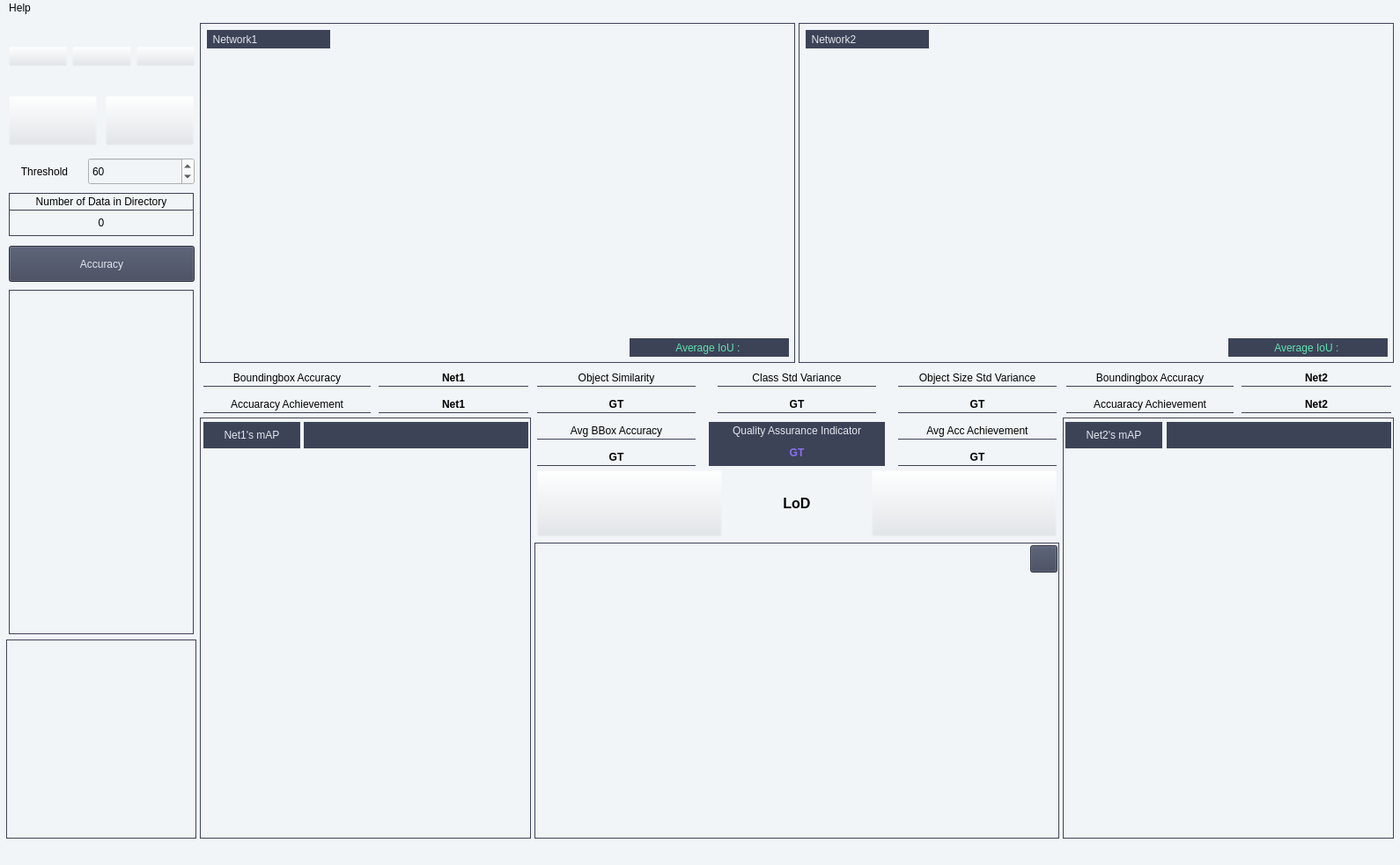
<?xml version="1.0" encoding="UTF-8"?>
<ui version="4.0">
 <class>MainWindow</class>
 <widget class="QMainWindow" name="MainWindow">
  <property name="geometry">
   <rect>
    <x>0</x>
    <y>0</y>
    <width>1590</width>
    <height>982</height>
   </rect>
  </property>
  <property name="windowTitle">
   <string>QEDiC</string>
  </property>
  <property name="windowIcon">
   <iconset resource="../resource/resources.qrc">
    <normaloff>:/icon/icon.png</normaloff>:/icon/icon.png</iconset>
  </property>
  <widget class="QWidget" name="centralwidget">
   <property name="styleSheet">
    <string notr="true">background-color: rgb(241, 245, 248);</string>
   </property>
   <widget class="QWidget" name="gridLayoutWidget">
    <property name="geometry">
     <rect>
      <x>10</x>
      <y>10</y>
      <width>211</width>
      <height>71</height>
     </rect>
    </property>
    <layout class="QGridLayout" name="gridLayout">
     <item row="0" column="1">
      <widget class="QPushButton" name="dataButton">
       <property name="styleSheet">
        <string notr="true">background-color: rgba(226, 230, 235,0);</string>
       </property>
       <property name="text">
        <string/>
       </property>
       <property name="icon">
        <iconset theme="data" resource="../resource/resources.qrc">
         <normaloff>:/icon/data.png</normaloff>:/icon/data.png</iconset>
       </property>
       <property name="iconSize">
        <size>
         <width>50</width>
         <height>50</height>
        </size>
       </property>
       <property name="shortcut">
        <string/>
       </property>
      </widget>
     </item>
     <item row="0" column="0">
      <widget class="QPushButton" name="taskButton">
       <property name="styleSheet">
        <string notr="true">background-color: rgba(226, 230, 235,0);</string>
       </property>
       <property name="text">
        <string/>
       </property>
       <property name="icon">
        <iconset theme="task" resource="../resource/resources.qrc">
         <normaloff>:/icon/task.png</normaloff>:/icon/task.png</iconset>
       </property>
       <property name="iconSize">
        <size>
         <width>50</width>
         <height>50</height>
        </size>
       </property>
       <property name="shortcut">
        <string/>
       </property>
      </widget>
     </item>
     <item row="0" column="2">
      <widget class="QPushButton" name="storageButton">
       <property name="styleSheet">
        <string notr="true">background-color: rgba(226, 230, 235,0);</string>
       </property>
       <property name="text">
        <string/>
       </property>
       <property name="icon">
        <iconset theme="storage" resource="../resource/resources.qrc">
         <normaloff>:/icon/storage.png</normaloff>:/icon/storage.png</iconset>
       </property>
       <property name="iconSize">
        <size>
         <width>50</width>
         <height>50</height>
        </size>
       </property>
      </widget>
     </item>
    </layout>
   </widget>
   <widget class="QLabel" name="informationLabel">
    <property name="geometry">
     <rect>
      <x>10</x>
      <y>219</y>
      <width>210</width>
      <height>30</height>
     </rect>
    </property>
    <property name="styleSheet">
     <string notr="true">border-width: 1px;
border-style: solid;
border-color: rgb(61, 67, 87);</string>
    </property>
    <property name="text">
     <string>0</string>
    </property>
    <property name="alignment">
     <set>Qt::AlignCenter</set>
    </property>
   </widget>
   <widget class="QPushButton" name="accuracyButton">
    <property name="geometry">
     <rect>
      <x>10</x>
      <y>260</y>
      <width>211</width>
      <height>41</height>
     </rect>
    </property>
    <property name="styleSheet">
     <string notr="true">background-color: rgb(61, 67, 87);
color: rgb(226, 230, 235);</string>
    </property>
    <property name="text">
     <string>Accuracy</string>
    </property>
   </widget>
   <widget class="QLabel" name="levelLabel">
    <property name="geometry">
     <rect>
      <x>865</x>
      <y>515</y>
      <width>80</width>
      <height>75</height>
     </rect>
    </property>
    <property name="font">
     <font>
      <family>Ubuntu</family>
      <pointsize>12</pointsize>
      <weight>75</weight>
      <italic>false</italic>
      <bold>true</bold>
     </font>
    </property>
    <property name="styleSheet">
     <string notr="true">border:5px;
border-radius:25px;
</string>
    </property>
    <property name="text">
     <string>LoD</string>
    </property>
    <property name="alignment">
     <set>Qt::AlignCenter</set>
    </property>
   </widget>
   <widget class="QLabel" name="net1Name">
    <property name="geometry">
     <rect>
      <x>235</x>
      <y>15</y>
      <width>140</width>
      <height>21</height>
     </rect>
    </property>
    <property name="styleSheet">
     <string notr="true">background-color: rgb(61, 67, 87);
color: rgb(226, 230, 235);</string>
    </property>
    <property name="text">
     <string>  Network1</string>
    </property>
    <property name="alignment">
     <set>Qt::AlignLeading|Qt::AlignLeft|Qt::AlignVCenter</set>
    </property>
   </widget>
   <widget class="QLabel" name="net2Name">
    <property name="geometry">
     <rect>
      <x>915</x>
      <y>15</y>
      <width>140</width>
      <height>21</height>
     </rect>
    </property>
    <property name="styleSheet">
     <string notr="true">background-color: rgb(61, 67, 87);
color: rgb(226, 230, 235);</string>
    </property>
    <property name="text">
     <string>  Network2</string>
    </property>
    <property name="alignment">
     <set>Qt::AlignLeading|Qt::AlignLeft|Qt::AlignVCenter</set>
    </property>
   </widget>
   <widget class="QLabel" name="net1AverageLabel">
    <property name="geometry">
     <rect>
      <x>715</x>
      <y>365</y>
      <width>181</width>
      <height>21</height>
     </rect>
    </property>
    <property name="styleSheet">
     <string notr="true">background-color: rgb(61, 67, 87);
color: rgb(94, 226, 177);</string>
    </property>
    <property name="text">
     <string>Average IoU : </string>
    </property>
    <property name="alignment">
     <set>Qt::AlignCenter</set>
    </property>
   </widget>
   <widget class="QLabel" name="net2AverageLabel">
    <property name="geometry">
     <rect>
      <x>1395</x>
      <y>365</y>
      <width>181</width>
      <height>21</height>
     </rect>
    </property>
    <property name="styleSheet">
     <string notr="true">background-color: rgb(61, 67, 87);
color: rgb(94, 226, 177);</string>
    </property>
    <property name="text">
     <string>Average IoU : </string>
    </property>
    <property name="alignment">
     <set>Qt::AlignCenter</set>
    </property>
   </widget>
   <widget class="QPushButton" name="acceptButton">
    <property name="geometry">
     <rect>
      <x>610</x>
      <y>515</y>
      <width>210</width>
      <height>75</height>
     </rect>
    </property>
    <property name="styleSheet">
     <string notr="true">background-color: rgba(226, 230, 235,0);</string>
    </property>
    <property name="text">
     <string/>
    </property>
    <property name="icon">
     <iconset theme="accept" resource="../resource/resources.qrc">
      <normaloff>:/icon/accept.png</normaloff>:/icon/accept.png</iconset>
    </property>
    <property name="iconSize">
     <size>
      <width>60</width>
      <height>60</height>
     </size>
    </property>
    <property name="shortcut">
     <string>Z</string>
    </property>
   </widget>
   <widget class="QPushButton" name="rejectButton">
    <property name="enabled">
     <bool>true</bool>
    </property>
    <property name="geometry">
     <rect>
      <x>990</x>
      <y>515</y>
      <width>210</width>
      <height>75</height>
     </rect>
    </property>
    <property name="autoFillBackground">
     <bool>false</bool>
    </property>
    <property name="styleSheet">
     <string notr="true">background-color: rgba(226, 230, 235,0);</string>
    </property>
    <property name="text">
     <string/>
    </property>
    <property name="icon">
     <iconset theme="reject" resource="../resource/resources.qrc">
      <normaloff>:/icon/reject.png</normaloff>:/icon/reject.png</iconset>
    </property>
    <property name="iconSize">
     <size>
      <width>60</width>
      <height>60</height>
     </size>
    </property>
    <property name="shortcut">
     <string>C</string>
    </property>
    <property name="autoDefault">
     <bool>false</bool>
    </property>
   </widget>
   <widget class="QListWidget" name="dataList">
    <property name="geometry">
     <rect>
      <x>10</x>
      <y>310</y>
      <width>210</width>
      <height>391</height>
     </rect>
    </property>
    <property name="styleSheet">
     <string notr="true">border-width: 1px;
border-style: solid;
border-color: rgb(61, 67, 87);</string>
    </property>
   </widget>
   <widget class="QPushButton" name="detailButton">
    <property name="geometry">
     <rect>
      <x>1170</x>
      <y>600</y>
      <width>31</width>
      <height>31</height>
     </rect>
    </property>
    <property name="styleSheet">
     <string notr="true">background-color: rgb(61, 67, 87);</string>
    </property>
    <property name="text">
     <string/>
    </property>
    <property name="icon">
     <iconset resource="../resource/resources.qrc">
      <normaloff>:/icon/detail.png</normaloff>:/icon/detail.png</iconset>
    </property>
    <property name="iconSize">
     <size>
      <width>25</width>
      <height>25</height>
     </size>
    </property>
   </widget>
   <widget class="QWidget" name="horizontalLayoutWidget">
    <property name="geometry">
     <rect>
      <x>230</x>
      <y>470</y>
      <width>371</width>
      <height>461</height>
     </rect>
    </property>
    <layout class="QHBoxLayout" name="net1Layout2"/>
   </widget>
   <widget class="QWidget" name="horizontalLayoutWidget_2">
    <property name="geometry">
     <rect>
      <x>1210</x>
      <y>470</y>
      <width>371</width>
      <height>461</height>
     </rect>
    </property>
    <layout class="QHBoxLayout" name="net2Layout2"/>
   </widget>
   <widget class="QLabel" name="net1AP">
    <property name="geometry">
     <rect>
      <x>345</x>
      <y>460</y>
      <width>255</width>
      <height>30</height>
     </rect>
    </property>
    <property name="font">
     <font>
      <weight>75</weight>
      <bold>true</bold>
     </font>
    </property>
    <property name="styleSheet">
     <string notr="true">background-color: rgb(61, 67, 87);
color: rgb(255, 84, 113);</string>
    </property>
    <property name="text">
     <string/>
    </property>
    <property name="alignment">
     <set>Qt::AlignCenter</set>
    </property>
   </widget>
   <widget class="QLabel" name="net2AP">
    <property name="geometry">
     <rect>
      <x>1325</x>
      <y>460</y>
      <width>255</width>
      <height>30</height>
     </rect>
    </property>
    <property name="font">
     <font>
      <weight>75</weight>
      <bold>true</bold>
     </font>
    </property>
    <property name="styleSheet">
     <string notr="true">background-color: rgb(61, 67, 87);
color: rgb(255, 84, 113);</string>
    </property>
    <property name="text">
     <string/>
    </property>
    <property name="textFormat">
     <enum>Qt::AutoText</enum>
    </property>
    <property name="alignment">
     <set>Qt::AlignCenter</set>
    </property>
   </widget>
   <widget class="QLabel" name="net2AP_2">
    <property name="geometry">
     <rect>
      <x>1210</x>
      <y>460</y>
      <width>110</width>
      <height>30</height>
     </rect>
    </property>
    <property name="styleSheet">
     <string notr="true">background-color: rgb(61, 67, 87);
color: rgb(226, 230, 235);</string>
    </property>
    <property name="text">
     <string>Net2's mAP</string>
    </property>
    <property name="textFormat">
     <enum>Qt::AutoText</enum>
    </property>
    <property name="alignment">
     <set>Qt::AlignCenter</set>
    </property>
   </widget>
   <widget class="QLabel" name="net1AP_2">
    <property name="geometry">
     <rect>
      <x>231</x>
      <y>460</y>
      <width>110</width>
      <height>30</height>
     </rect>
    </property>
    <property name="styleSheet">
     <string notr="true">background-color: rgb(61, 67, 87);
color: rgb(226, 230, 235);</string>
    </property>
    <property name="text">
     <string>Net1's mAP</string>
    </property>
    <property name="alignment">
     <set>Qt::AlignCenter</set>
    </property>
   </widget>
   <widget class="QSpinBox" name="thSpinBox">
    <property name="geometry">
     <rect>
      <x>100</x>
      <y>160</y>
      <width>121</width>
      <height>31</height>
     </rect>
    </property>
    <property name="prefix">
     <string/>
    </property>
    <property name="maximum">
     <number>100</number>
    </property>
    <property name="singleStep">
     <number>10</number>
    </property>
    <property name="value">
     <number>60</number>
    </property>
   </widget>
   <widget class="QLabel" name="label">
    <property name="geometry">
     <rect>
      <x>10</x>
      <y>160</y>
      <width>81</width>
      <height>31</height>
     </rect>
    </property>
    <property name="text">
     <string>Threshold</string>
    </property>
    <property name="alignment">
     <set>Qt::AlignCenter</set>
    </property>
   </widget>
   <widget class="QWidget" name="verticalLayoutWidget">
    <property name="geometry">
     <rect>
      <x>230</x>
      <y>10</y>
      <width>671</width>
      <height>381</height>
     </rect>
    </property>
    <layout class="QVBoxLayout" name="net1Layout1"/>
   </widget>
   <widget class="QWidget" name="verticalLayoutWidget_2">
    <property name="geometry">
     <rect>
      <x>910</x>
      <y>10</y>
      <width>671</width>
      <height>381</height>
     </rect>
    </property>
    <layout class="QVBoxLayout" name="net2Layout1"/>
   </widget>
   <widget class="QWidget" name="verticalLayoutWidget_3">
    <property name="geometry">
     <rect>
      <x>609</x>
      <y>599</y>
      <width>591</width>
      <height>331</height>
     </rect>
    </property>
    <layout class="QVBoxLayout" name="gtLayout"/>
   </widget>
   <widget class="QLabel" name="net1BG">
    <property name="geometry">
     <rect>
      <x>227</x>
      <y>7</y>
      <width>676</width>
      <height>386</height>
     </rect>
    </property>
    <property name="styleSheet">
     <string notr="true">border-width: 1px;
border-style: solid;
border-color: rgb(61, 67, 87);</string>
    </property>
    <property name="text">
     <string>TextLabel</string>
    </property>
   </widget>
   <widget class="QLabel" name="net2BG">
    <property name="geometry">
     <rect>
      <x>907</x>
      <y>7</y>
      <width>676</width>
      <height>386</height>
     </rect>
    </property>
    <property name="styleSheet">
     <string notr="true">border-width: 1px;
border-style: solid;
border-color: rgb(61, 67, 87);</string>
    </property>
    <property name="text">
     <string>TextLabel</string>
    </property>
   </widget>
   <widget class="QLabel" name="gtBG">
    <property name="geometry">
     <rect>
      <x>607</x>
      <y>597</y>
      <width>596</width>
      <height>336</height>
     </rect>
    </property>
    <property name="styleSheet">
     <string notr="true">border-width: 1px;
border-style: solid;
border-color: rgb(61, 67, 87);</string>
    </property>
    <property name="text">
     <string>TextLabel</string>
    </property>
   </widget>
   <widget class="QLabel" name="informationLabel_2">
    <property name="geometry">
     <rect>
      <x>10</x>
      <y>200</y>
      <width>210</width>
      <height>20</height>
     </rect>
    </property>
    <property name="styleSheet">
     <string notr="true">border-width: 1px;
border-style: solid;
border-color: rgb(61, 67, 87);</string>
    </property>
    <property name="text">
     <string>Number of Data in Directory</string>
    </property>
    <property name="alignment">
     <set>Qt::AlignCenter</set>
    </property>
   </widget>
   <widget class="QWidget" name="verticalLayoutWidget_4">
    <property name="geometry">
     <rect>
      <x>10</x>
      <y>710</y>
      <width>211</width>
      <height>221</height>
     </rect>
    </property>
    <layout class="QVBoxLayout" name="lodLayout"/>
   </widget>
   <widget class="QLabel" name="net1BG_2">
    <property name="geometry">
     <rect>
      <x>227</x>
      <y>455</y>
      <width>376</width>
      <height>478</height>
     </rect>
    </property>
    <property name="styleSheet">
     <string notr="true">border-width: 1px;
border-style: solid;
border-color: rgb(61, 67, 87);</string>
    </property>
    <property name="text">
     <string>TextLabel</string>
    </property>
   </widget>
   <widget class="QLabel" name="net2BG_2">
    <property name="geometry">
     <rect>
      <x>1207</x>
      <y>455</y>
      <width>376</width>
      <height>478</height>
     </rect>
    </property>
    <property name="styleSheet">
     <string notr="true">border-width: 1px;
border-style: solid;
border-color: rgb(61, 67, 87);</string>
    </property>
    <property name="text">
     <string>TextLabel</string>
    </property>
   </widget>
   <widget class="QLabel" name="net1BG_3">
    <property name="geometry">
     <rect>
      <x>7</x>
      <y>707</y>
      <width>216</width>
      <height>226</height>
     </rect>
    </property>
    <property name="styleSheet">
     <string notr="true">border-width: 1px;
border-style: solid;
border-color: rgb(61, 67, 87);</string>
    </property>
    <property name="text">
     <string>TextLabel</string>
    </property>
   </widget>
   <widget class="QLabel" name="net1AP_3">
    <property name="geometry">
     <rect>
      <x>231</x>
      <y>430</y>
      <width>190</width>
      <height>20</height>
     </rect>
    </property>
    <property name="styleSheet">
     <string notr="true">border-bottom-width: 1px;
border-bottom-style: solid;
border-color: rgb(61, 67, 87);</string>
    </property>
    <property name="text">
     <string>Accuaracy Achievement</string>
    </property>
    <property name="textFormat">
     <enum>Qt::AutoText</enum>
    </property>
    <property name="alignment">
     <set>Qt::AlignCenter</set>
    </property>
   </widget>
   <widget class="QLabel" name="net1_achieve">
    <property name="geometry">
     <rect>
      <x>430</x>
      <y>430</y>
      <width>170</width>
      <height>20</height>
     </rect>
    </property>
    <property name="font">
     <font>
      <weight>75</weight>
      <bold>true</bold>
     </font>
    </property>
    <property name="styleSheet">
     <string notr="true">border-bottom-width: 1px;
border-bottom-style: solid;
border-color: rgb(61, 67, 87);</string>
    </property>
    <property name="text">
     <string>Net1</string>
    </property>
    <property name="textFormat">
     <enum>Qt::AutoText</enum>
    </property>
    <property name="alignment">
     <set>Qt::AlignCenter</set>
    </property>
   </widget>
   <widget class="QPushButton" name="leftButton">
    <property name="geometry">
     <rect>
      <x>10</x>
      <y>90</y>
      <width>100</width>
      <height>56</height>
     </rect>
    </property>
    <property name="styleSheet">
     <string notr="true">background-color: rgba(226, 230, 235,0);</string>
    </property>
    <property name="text">
     <string/>
    </property>
    <property name="icon">
     <iconset theme="left" resource="../resource/resources.qrc">
      <normaloff>:/icon/left.png</normaloff>:/icon/left.png</iconset>
    </property>
    <property name="iconSize">
     <size>
      <width>50</width>
      <height>50</height>
     </size>
    </property>
    <property name="shortcut">
     <string>A</string>
    </property>
   </widget>
   <widget class="QPushButton" name="rightButton">
    <property name="geometry">
     <rect>
      <x>120</x>
      <y>90</y>
      <width>100</width>
      <height>56</height>
     </rect>
    </property>
    <property name="styleSheet">
     <string notr="true">background-color: rgba(226, 230, 235,0);</string>
    </property>
    <property name="text">
     <string/>
    </property>
    <property name="icon">
     <iconset theme="right" resource="../resource/resources.qrc">
      <normaloff>:/icon/right.png</normaloff>:/icon/right.png</iconset>
    </property>
    <property name="iconSize">
     <size>
      <width>50</width>
      <height>50</height>
     </size>
    </property>
    <property name="shortcut">
     <string>D</string>
    </property>
   </widget>
   <widget class="QLabel" name="net1AP_5">
    <property name="geometry">
     <rect>
      <x>231</x>
      <y>400</y>
      <width>190</width>
      <height>20</height>
     </rect>
    </property>
    <property name="styleSheet">
     <string notr="true">border-bottom-width: 1px;
border-bottom-style: solid;
border-color: rgb(61, 67, 87);</string>
    </property>
    <property name="text">
     <string>Boundingbox Accuracy</string>
    </property>
    <property name="textFormat">
     <enum>Qt::AutoText</enum>
    </property>
    <property name="alignment">
     <set>Qt::AlignCenter</set>
    </property>
   </widget>
   <widget class="QLabel" name="net1_bbox_acc">
    <property name="geometry">
     <rect>
      <x>430</x>
      <y>400</y>
      <width>170</width>
      <height>20</height>
     </rect>
    </property>
    <property name="font">
     <font>
      <weight>75</weight>
      <bold>true</bold>
     </font>
    </property>
    <property name="styleSheet">
     <string notr="true">border-bottom-width: 1px;
border-bottom-style: solid;
border-color: rgb(61, 67, 87);</string>
    </property>
    <property name="text">
     <string>Net1</string>
    </property>
    <property name="textFormat">
     <enum>Qt::AutoText</enum>
    </property>
    <property name="alignment">
     <set>Qt::AlignCenter</set>
    </property>
   </widget>
   <widget class="QLabel" name="net1AP_7">
    <property name="geometry">
     <rect>
      <x>815</x>
      <y>400</y>
      <width>180</width>
      <height>20</height>
     </rect>
    </property>
    <property name="styleSheet">
     <string notr="true">border-bottom-width: 1px;
border-bottom-style: solid;
border-color: rgb(61, 67, 87);</string>
    </property>
    <property name="text">
     <string>Class Std Variance</string>
    </property>
    <property name="textFormat">
     <enum>Qt::AutoText</enum>
    </property>
    <property name="alignment">
     <set>Qt::AlignCenter</set>
    </property>
   </widget>
   <widget class="QLabel" name="gt_obj_size_var">
    <property name="geometry">
     <rect>
      <x>1020</x>
      <y>430</y>
      <width>180</width>
      <height>20</height>
     </rect>
    </property>
    <property name="font">
     <font>
      <weight>75</weight>
      <bold>true</bold>
     </font>
    </property>
    <property name="styleSheet">
     <string notr="true">border-bottom-width: 1px;
border-bottom-style: solid;
border-color: rgb(61, 67, 87);</string>
    </property>
    <property name="text">
     <string>GT</string>
    </property>
    <property name="textFormat">
     <enum>Qt::AutoText</enum>
    </property>
    <property name="alignment">
     <set>Qt::AlignCenter</set>
    </property>
   </widget>
   <widget class="QLabel" name="net1AP_9">
    <property name="geometry">
     <rect>
      <x>1020</x>
      <y>400</y>
      <width>180</width>
      <height>20</height>
     </rect>
    </property>
    <property name="styleSheet">
     <string notr="true">border-bottom-width: 1px;
border-bottom-style: solid;
border-color: rgb(61, 67, 87);</string>
    </property>
    <property name="text">
     <string>Object Size Std Variance</string>
    </property>
    <property name="textFormat">
     <enum>Qt::AutoText</enum>
    </property>
    <property name="alignment">
     <set>Qt::AlignCenter</set>
    </property>
   </widget>
   <widget class="QLabel" name="gt_cls_var">
    <property name="geometry">
     <rect>
      <x>815</x>
      <y>430</y>
      <width>180</width>
      <height>20</height>
     </rect>
    </property>
    <property name="font">
     <font>
      <weight>75</weight>
      <bold>true</bold>
     </font>
    </property>
    <property name="styleSheet">
     <string notr="true">border-bottom-width: 1px;
border-bottom-style: solid;
border-color: rgb(61, 67, 87);</string>
    </property>
    <property name="text">
     <string>GT</string>
    </property>
    <property name="textFormat">
     <enum>Qt::AutoText</enum>
    </property>
    <property name="alignment">
     <set>Qt::AlignCenter</set>
    </property>
   </widget>
   <widget class="QLabel" name="net1AP_11">
    <property name="geometry">
     <rect>
      <x>610</x>
      <y>400</y>
      <width>180</width>
      <height>20</height>
     </rect>
    </property>
    <property name="styleSheet">
     <string notr="true">border-bottom-width: 1px;
border-bottom-style: solid;
border-color: rgb(61, 67, 87);</string>
    </property>
    <property name="text">
     <string>Object Similarity</string>
    </property>
    <property name="textFormat">
     <enum>Qt::AutoText</enum>
    </property>
    <property name="alignment">
     <set>Qt::AlignCenter</set>
    </property>
   </widget>
   <widget class="QLabel" name="gt_obj_sim">
    <property name="geometry">
     <rect>
      <x>610</x>
      <y>430</y>
      <width>180</width>
      <height>20</height>
     </rect>
    </property>
    <property name="font">
     <font>
      <weight>75</weight>
      <bold>true</bold>
     </font>
    </property>
    <property name="styleSheet">
     <string notr="true">border-bottom-width: 1px;
border-bottom-style: solid;
border-color: rgb(61, 67, 87);</string>
    </property>
    <property name="text">
     <string>GT</string>
    </property>
    <property name="textFormat">
     <enum>Qt::AutoText</enum>
    </property>
    <property name="alignment">
     <set>Qt::AlignCenter</set>
    </property>
   </widget>
   <widget class="QLabel" name="net2_bbox_acc">
    <property name="geometry">
     <rect>
      <x>1410</x>
      <y>400</y>
      <width>170</width>
      <height>20</height>
     </rect>
    </property>
    <property name="font">
     <font>
      <weight>75</weight>
      <bold>true</bold>
     </font>
    </property>
    <property name="styleSheet">
     <string notr="true">border-bottom-width: 1px;
border-bottom-style: solid;
border-color: rgb(61, 67, 87);</string>
    </property>
    <property name="text">
     <string>Net2</string>
    </property>
    <property name="textFormat">
     <enum>Qt::AutoText</enum>
    </property>
    <property name="alignment">
     <set>Qt::AlignCenter</set>
    </property>
   </widget>
   <widget class="QLabel" name="net1AP_6">
    <property name="geometry">
     <rect>
      <x>1211</x>
      <y>400</y>
      <width>190</width>
      <height>20</height>
     </rect>
    </property>
    <property name="styleSheet">
     <string notr="true">border-bottom-width: 1px;
border-bottom-style: solid;
border-color: rgb(61, 67, 87);</string>
    </property>
    <property name="text">
     <string>Boundingbox Accuracy</string>
    </property>
    <property name="textFormat">
     <enum>Qt::AutoText</enum>
    </property>
    <property name="alignment">
     <set>Qt::AlignCenter</set>
    </property>
   </widget>
   <widget class="QLabel" name="net1AP_4">
    <property name="geometry">
     <rect>
      <x>1211</x>
      <y>430</y>
      <width>190</width>
      <height>20</height>
     </rect>
    </property>
    <property name="styleSheet">
     <string notr="true">border-bottom-width: 1px;
border-bottom-style: solid;
border-color: rgb(61, 67, 87);</string>
    </property>
    <property name="text">
     <string>Accuaracy Achievement</string>
    </property>
    <property name="textFormat">
     <enum>Qt::AutoText</enum>
    </property>
    <property name="alignment">
     <set>Qt::AlignCenter</set>
    </property>
   </widget>
   <widget class="QLabel" name="net2_achieve">
    <property name="geometry">
     <rect>
      <x>1410</x>
      <y>430</y>
      <width>170</width>
      <height>20</height>
     </rect>
    </property>
    <property name="font">
     <font>
      <weight>75</weight>
      <bold>true</bold>
     </font>
    </property>
    <property name="styleSheet">
     <string notr="true">border-bottom-width: 1px;
border-bottom-style: solid;
border-color: rgb(61, 67, 87);</string>
    </property>
    <property name="text">
     <string>Net2</string>
    </property>
    <property name="textFormat">
     <enum>Qt::AutoText</enum>
    </property>
    <property name="alignment">
     <set>Qt::AlignCenter</set>
    </property>
   </widget>
   <widget class="QLabel" name="net1AP_10">
    <property name="geometry">
     <rect>
      <x>1020</x>
      <y>460</y>
      <width>180</width>
      <height>20</height>
     </rect>
    </property>
    <property name="styleSheet">
     <string notr="true">border-bottom-width: 1px;
border-bottom-style: solid;
border-color: rgb(61, 67, 87);</string>
    </property>
    <property name="text">
     <string>Avg Acc Achievement</string>
    </property>
    <property name="textFormat">
     <enum>Qt::AutoText</enum>
    </property>
    <property name="alignment">
     <set>Qt::AlignCenter</set>
    </property>
   </widget>
   <widget class="QLabel" name="net1AP_12">
    <property name="geometry">
     <rect>
      <x>610</x>
      <y>460</y>
      <width>180</width>
      <height>20</height>
     </rect>
    </property>
    <property name="styleSheet">
     <string notr="true">border-bottom-width: 1px;
border-bottom-style: solid;
border-color: rgb(61, 67, 87);</string>
    </property>
    <property name="text">
     <string>Avg BBox Accuracy</string>
    </property>
    <property name="textFormat">
     <enum>Qt::AutoText</enum>
    </property>
    <property name="alignment">
     <set>Qt::AlignCenter</set>
    </property>
   </widget>
   <widget class="QLabel" name="gt_qai">
    <property name="geometry">
     <rect>
      <x>805</x>
      <y>479</y>
      <width>200</width>
      <height>31</height>
     </rect>
    </property>
    <property name="font">
     <font>
      <weight>75</weight>
      <bold>true</bold>
     </font>
    </property>
    <property name="styleSheet">
     <string notr="true">background-color: rgb(61, 67, 87);
color: rgb(137,112,245);</string>
    </property>
    <property name="text">
     <string>GT</string>
    </property>
    <property name="textFormat">
     <enum>Qt::AutoText</enum>
    </property>
    <property name="alignment">
     <set>Qt::AlignCenter</set>
    </property>
   </widget>
   <widget class="QLabel" name="net1AP_8">
    <property name="geometry">
     <rect>
      <x>805</x>
      <y>460</y>
      <width>200</width>
      <height>20</height>
     </rect>
    </property>
    <property name="styleSheet">
     <string notr="true">background-color: rgb(61, 67, 87);
color: rgb(226, 230, 235);</string>
    </property>
    <property name="text">
     <string>Quality Assurance Indicator</string>
    </property>
    <property name="textFormat">
     <enum>Qt::AutoText</enum>
    </property>
    <property name="alignment">
     <set>Qt::AlignCenter</set>
    </property>
   </widget>
   <widget class="QLabel" name="gt_avg_achieve">
    <property name="geometry">
     <rect>
      <x>1020</x>
      <y>490</y>
      <width>180</width>
      <height>20</height>
     </rect>
    </property>
    <property name="font">
     <font>
      <weight>75</weight>
      <bold>true</bold>
     </font>
    </property>
    <property name="styleSheet">
     <string notr="true">border-bottom-width: 1px;
border-bottom-style: solid;
border-color: rgb(61, 67, 87);</string>
    </property>
    <property name="text">
     <string>GT</string>
    </property>
    <property name="textFormat">
     <enum>Qt::AutoText</enum>
    </property>
    <property name="alignment">
     <set>Qt::AlignCenter</set>
    </property>
   </widget>
   <widget class="QLabel" name="gt_avg_bbox_acc">
    <property name="geometry">
     <rect>
      <x>610</x>
      <y>490</y>
      <width>180</width>
      <height>20</height>
     </rect>
    </property>
    <property name="font">
     <font>
      <weight>75</weight>
      <bold>true</bold>
     </font>
    </property>
    <property name="styleSheet">
     <string notr="true">border-bottom-width: 1px;
border-bottom-style: solid;
border-color: rgb(61, 67, 87);</string>
    </property>
    <property name="text">
     <string>GT</string>
    </property>
    <property name="textFormat">
     <enum>Qt::AutoText</enum>
    </property>
    <property name="alignment">
     <set>Qt::AlignCenter</set>
    </property>
   </widget>
   <zorder>gtBG</zorder>
   <zorder>net1BG_3</zorder>
   <zorder>net2BG_2</zorder>
   <zorder>net1BG_2</zorder>
   <zorder>net2BG</zorder>
   <zorder>net1BG</zorder>
   <zorder>gridLayoutWidget</zorder>
   <zorder>informationLabel</zorder>
   <zorder>accuracyButton</zorder>
   <zorder>levelLabel</zorder>
   <zorder>acceptButton</zorder>
   <zorder>rejectButton</zorder>
   <zorder>dataList</zorder>
   <zorder>horizontalLayoutWidget</zorder>
   <zorder>horizontalLayoutWidget_2</zorder>
   <zorder>thSpinBox</zorder>
   <zorder>label</zorder>
   <zorder>verticalLayoutWidget</zorder>
   <zorder>verticalLayoutWidget_2</zorder>
   <zorder>verticalLayoutWidget_3</zorder>
   <zorder>net1Name</zorder>
   <zorder>net1AverageLabel</zorder>
   <zorder>net2AverageLabel</zorder>
   <zorder>net2Name</zorder>
   <zorder>detailButton</zorder>
   <zorder>informationLabel_2</zorder>
   <zorder>verticalLayoutWidget_4</zorder>
   <zorder>net1AP_2</zorder>
   <zorder>net1AP</zorder>
   <zorder>net2AP</zorder>
   <zorder>net2AP_2</zorder>
   <zorder>net1AP_3</zorder>
   <zorder>net1_achieve</zorder>
   <zorder>leftButton</zorder>
   <zorder>rightButton</zorder>
   <zorder>net1AP_5</zorder>
   <zorder>net1_bbox_acc</zorder>
   <zorder>net1AP_7</zorder>
   <zorder>gt_obj_size_var</zorder>
   <zorder>net1AP_9</zorder>
   <zorder>gt_cls_var</zorder>
   <zorder>net1AP_11</zorder>
   <zorder>gt_obj_sim</zorder>
   <zorder>net2_bbox_acc</zorder>
   <zorder>net1AP_6</zorder>
   <zorder>net1AP_4</zorder>
   <zorder>net2_achieve</zorder>
   <zorder>net1AP_10</zorder>
   <zorder>net1AP_12</zorder>
   <zorder>gt_qai</zorder>
   <zorder>net1AP_8</zorder>
   <zorder>gt_avg_achieve</zorder>
   <zorder>gt_avg_bbox_acc</zorder>
  </widget>
  <widget class="QMenuBar" name="menubar">
   <property name="geometry">
    <rect>
     <x>0</x>
     <y>0</y>
     <width>1590</width>
     <height>22</height>
    </rect>
   </property>
   <property name="styleSheet">
    <string notr="true">background-color: rgb(241, 245, 248);</string>
   </property>
   <widget class="QMenu" name="menuHelp">
    <property name="title">
     <string>Help</string>
    </property>
    <addaction name="actionAbout_Acquisition_Helper"/>
    <addaction name="actionDocumentation"/>
   </widget>
   <addaction name="menuHelp"/>
  </widget>
  <widget class="QStatusBar" name="statusbar">
   <property name="statusTip">
    <string/>
   </property>
   <property name="styleSheet">
    <string notr="true">background-color: rgb(241, 245, 248);</string>
   </property>
  </widget>
  <action name="actionAbout_Acquisition_Helper">
   <property name="text">
    <string>About Verification Helper</string>
   </property>
  </action>
  <action name="actionDocumentation">
   <property name="text">
    <string>Documentation</string>
   </property>
  </action>
 </widget>
 <resources>
  <include location="../resource/resources.qrc"/>
 </resources>
 <connections/>
</ui>
